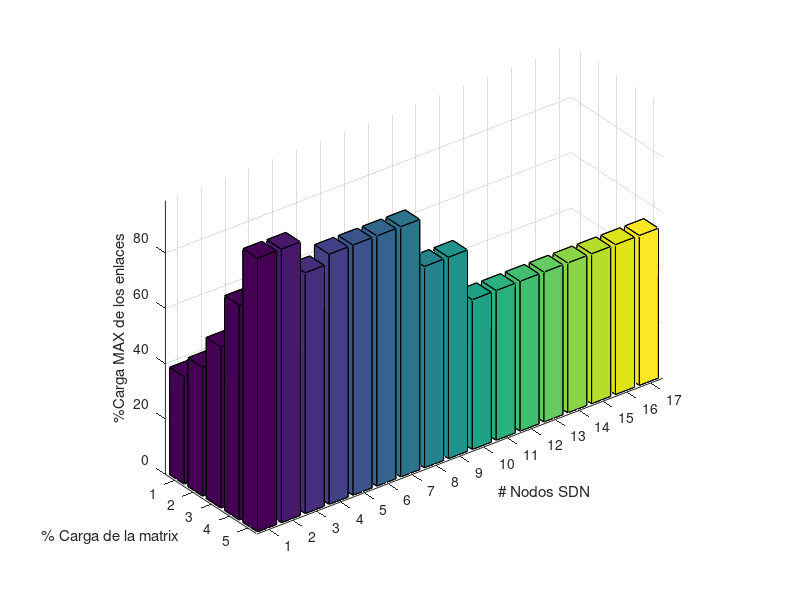
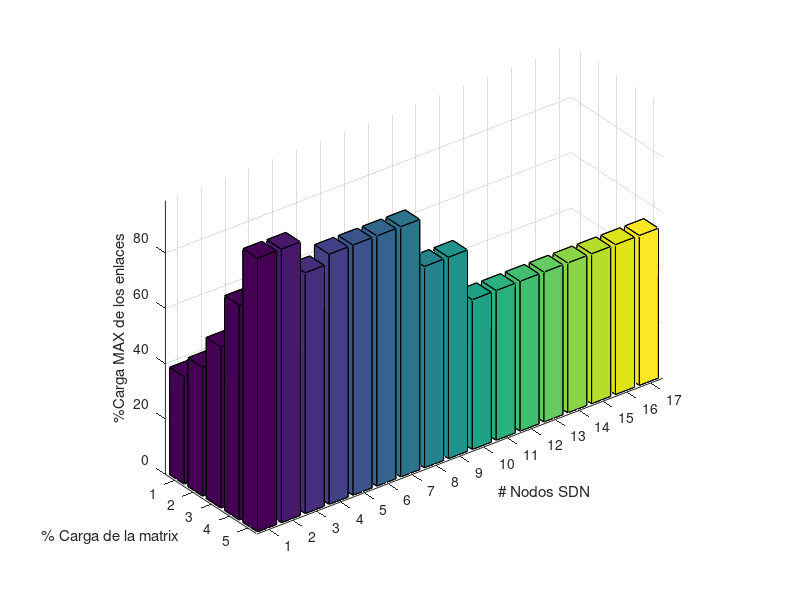

Write MATLAB code to recreate these figures, in order.
load SimulationResults.csv

%FIGURE 3
Z = zeros(5,17);
for i = 1:270
    x = SimulationResults(i, 1);
    y = SimulationResults(i, 3);
    z = SimulationResults(i, 4);
    if y > 0
        Z(x, y) = z;
    end
end

bar3(Z)
xlabel('# Nodos SDN')
ylabel('% Carga de la matrix')
zlabel('%Carga MAX de los enlaces')

savefig('figure3.fig')
saveas(gcf,'figure3','epsc')
